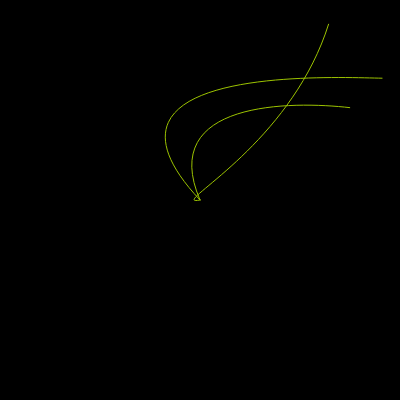
Frame 1 (no input)
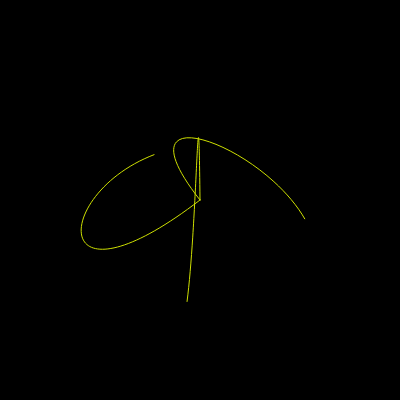
Frame 60 (no input)
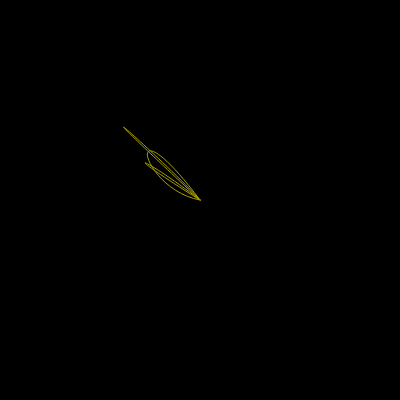
Frame 120 (the mouse pressed at the canvas centre since frame 60)

The p5.js sketch that drew these frames (run headless with seeded random() and noise() and a simulated clock; from frame 60 on, the mouse is pressed at the canvas centre):

// p5.js sketch
// ── sketch.js
let x01, x02, x03, x04, x05, x06, x07, x08, x09, x10, x11, x12;

function setup() {
  c = createCanvas(400, 400);
}

function draw() {

  if (mouseIsPressed) {
    x01 = mouseX;
    x02 = mouseY;
    x03 = x01;
    x04 = x02;
    x05 = x01;
    x06 = x02;
  } else {
    x01 = random(-100, 500);
    x02 = random(-100, 500);
    x03 = random(-100, 500);
    x04 = random(-100, 500);
    x05 = random(-100, 500);
    x06 = random(-100, 500);
  }

  x07 = (200 + x01) / random(1, 10);
  x08 = (200 + x01) / random(1, 10);
  x09 = (200 + x01) / random(1, 10);
  x10 = (200 + x01) / random(1, 10);
  x11 = (200 + x01) / random(1, 10);
  x12 = (200 + x01) / random(1, 10);

  noFill();
  background (0);
  stroke(random(150, 255), random(150, 255), 0);
  bezier(200, 200, x07, x08, random(x07, x01), random(x08, x02), x01, x02);
  bezier(200, 200, x09, x10, random(x09, x03), random(x10, x04), x03, x04);
  bezier(200, 200, x11, x12, random(x11, x05), random(x12, x06), x05, x06);
}
